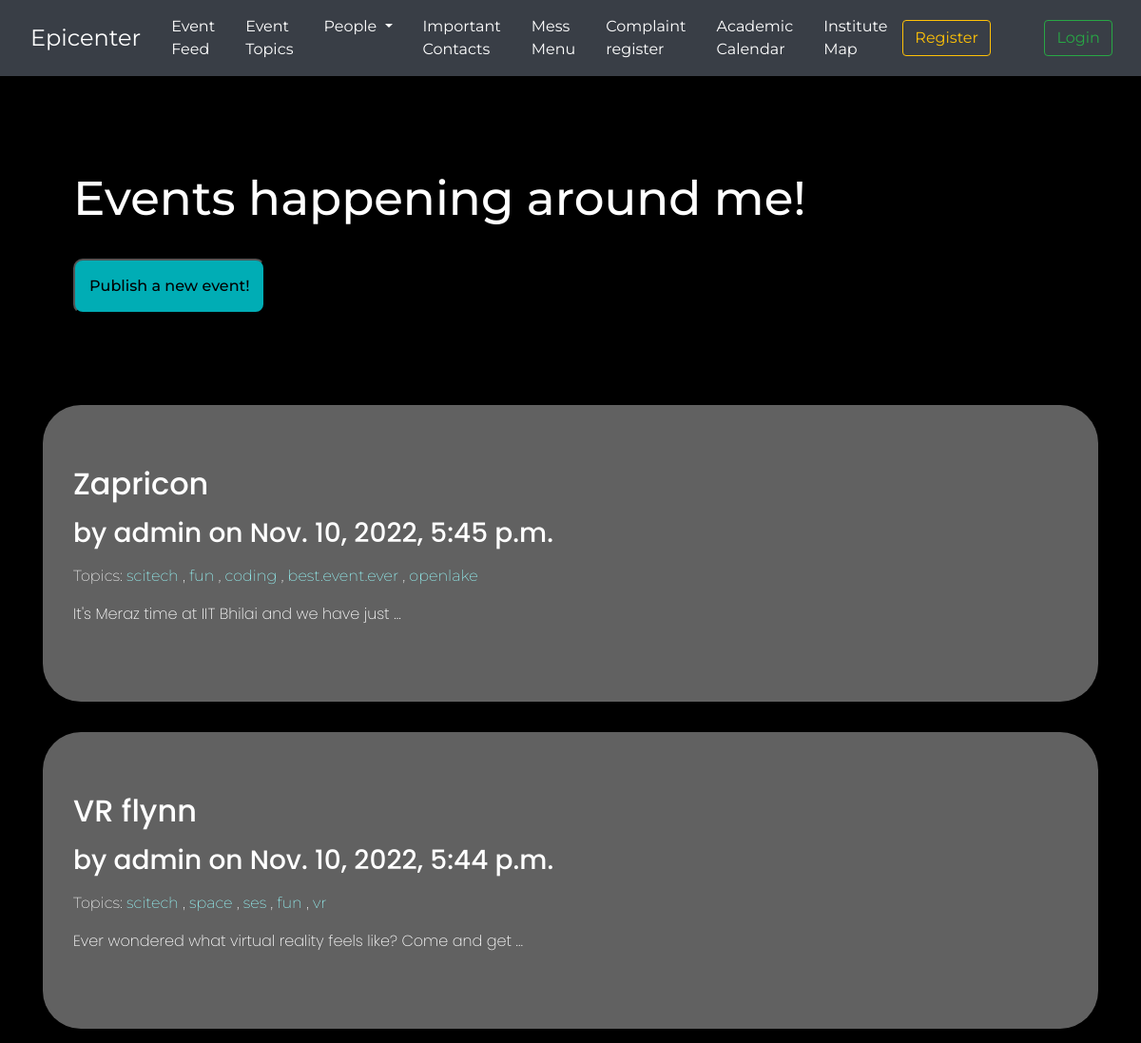
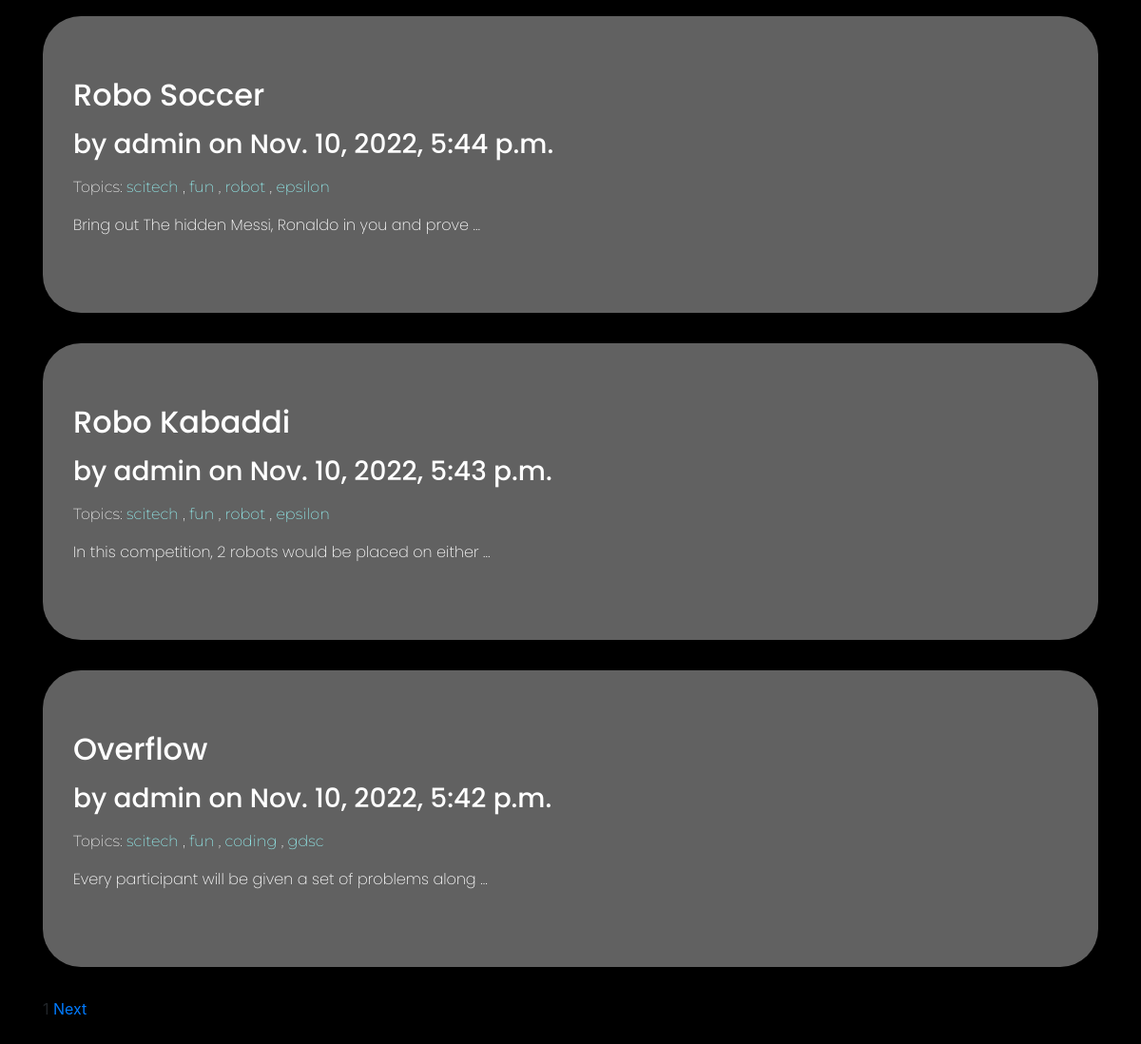
/posts/, run on the app's committed database (2 pictures, top to bottom).
### posts/models.py (models this page shows, shortened)
class Post(models.Model):
    STATUS_CHOICES = (
        ("draft", "Draft"),
        ("published", "Published"),
    )
    title = models.CharField(max_length=250)
    slug = models.SlugField(max_length=250, null=False, unique=True)
    author = models.ForeignKey(User, on_delete=models.CASCADE, related_name="posts")
    body = models.TextField()
    publish = models.DateTimeField(default=timezone.now)
    created = models.DateTimeField(auto_now_add=True)
    updated = models.DateTimeField(auto_now=True)
    status = models.CharField(max_length=10, choices=STATUS_CHOICES, default="draft")
    objects = models.Manager()
    published = PublishedManager()
    drafts = DraftManager()
    topics = TaggableManager()
    class Meta:
        ordering = ("-publish",)
    def get_absolute_url(self):
        return reverse("posts:post_detail", args=[self.pk, self.slug])

### posts/views.py (the view)
# urls.py: path("", views.posts_home, name="posts_home"),
def posts_home(request, topic_slug=None):
    object_list = Post.published.all()
    topic = None
    if topic_slug:
        topic = get_object_or_404(Tag, slug=topic_slug)
        object_list = object_list.filter(topics__in=[topic])
    paginator = Paginator(object_list, 5)
    page = request.GET.get("page")
    try:
        posts = paginator.page(page)
    except PageNotAnInteger:
        posts = paginator.page(1)
    except EmptyPage:
        posts = paginator.page(paginator.num_pages)
    return render(
        request, "posts/posts_home.html", {"posts": posts, "page": page, "topic": topic}
    )

### posts/models.py (called while the page is built)
    def get_queryset(self):
        return super(PublishedManager, self).get_queryset().filter(status="published")

### posts/templatetags/posts_tags.py (called while the page is built)
@register.filter(name='markdown')
def markdown_format(text):
	return mark_safe(markdown.markdown(text))

### templates/posts/posts_home.html (shortened to what this page needs)
{%extends 'base.html'%}
{%load posts_tags%}
{%block content%}
<h1 class="post-header" style="font-size:50px;font-family:Montserrat,sans-serif;">Events happening around me!</h1>
<button style="
              font-family: 'Montserrat', sans-serif;
              background-color: #00adb5 !important;
			  border-radius:10px;
			  padding:15px;
			  margin-top:25px;
            ">
          <a href="{%url 'posts:new_post'%}" style="text-decoration: none; color: #000000; font-weight: 500">Publish a new event!</a>
        </button>
{%endblock%}
{%block content_no_jt%}
{%if posts%}
{%for post in posts%}
<div class="jumbotron">
	<a href="{{ post.get_absolute_url }}"><h2>{{post.title}}</h2></a>
<p>
	<h3> by {{post.author}} on {{post.publish}}</h3>
</p>
<p style="font-family:Montserrat,sans-serif;">Topics:
	{%for topic in post.topics.all %}
		<a href="{%url 'posts:posts_by_topic' topic.slug %}" style="font-family:Montserrat,sans-serif;">
			{{topic.name}}
		</a>
		{%if not forloop.last %}, {%endif%}
	{%endfor%}
</p>
{{post.body|markdown|truncatewords_html:10}}
</div>
{%endfor%}
{%include 'posts/pagination.html' with page=posts%}
{%else%}
<p>
	<h3>
		No Posts to show!
	</h3>
</p>
{%endif%}
{%endblock%}

### static/css/style.css (style rules this page uses)
body { background-color: black; }
.jumbotron { border-radius: 2.5rem; font-family: "Poppins"; font-weight: 200; background-color: rgb(97, 97, 97); color: white; }
.jumbotron a h2 { color: white; }
.jumbotron p a { color:rgb(153, 255, 255); }
.post-header { font-size: 10vh; font-family: "Poppins"; }

### data on the page
Post: title "Zapricon", author "admin", publish "Nov. 10, 2022, 5:45 p.m.", body "It's Meraz time at IIT Bhilai and we have just …"
Tag: name "scitech"
Tag: name "fun"
Tag: name "coding"
Tag: name "best.event.ever"
Tag: name "openlake"
Post: title "VR flynn", author "admin", publish "Nov. 10, 2022, 5:44 p.m.", body "Ever wondered what virtual reality feels like? Come and get …"
Tag: name "space"
Tag: name "ses"
Tag: name "vr"
Post: title "Robo Soccer", author "admin", publish "Nov. 10, 2022, 5:44 p.m.", body "Bring out The hidden Messi, Ronaldo in you and prove …"
Tag: name "robot"
Tag: name "epsilon"
Post: title "Robo Kabaddi", author "admin", publish "Nov. 10, 2022, 5:43 p.m.", body "In this competition, 2 robots would be placed on either …"
Post: title "Overflow", author "admin", publish "Nov. 10, 2022, 5:42 p.m.", body "Every participant will be given a set of problems along …"
Tag: name "gdsc"

### other printed values
{{ page.number }} "1"
